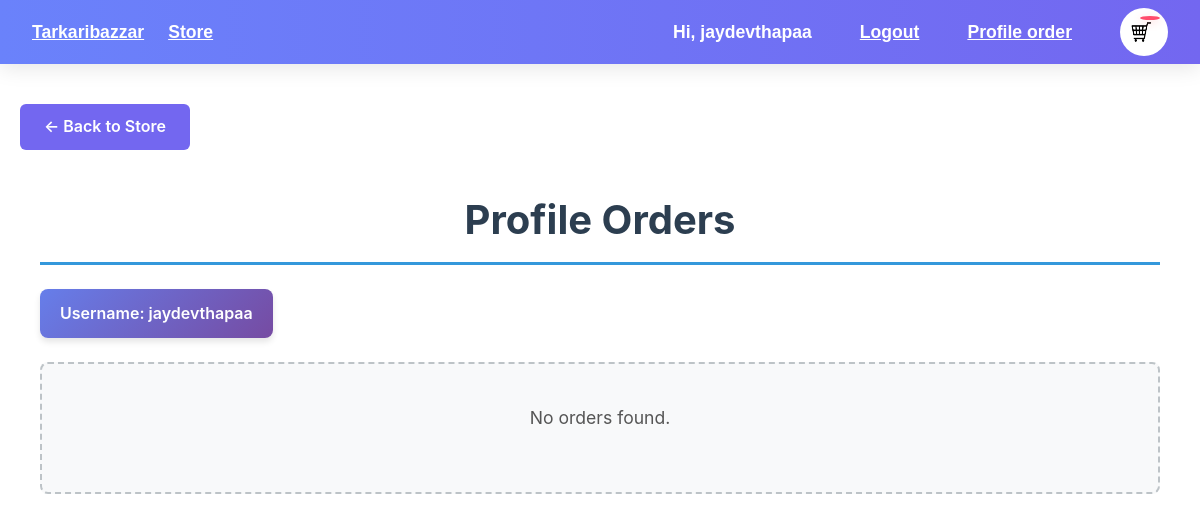
Before: /profile/ (signed in) with the older database file.
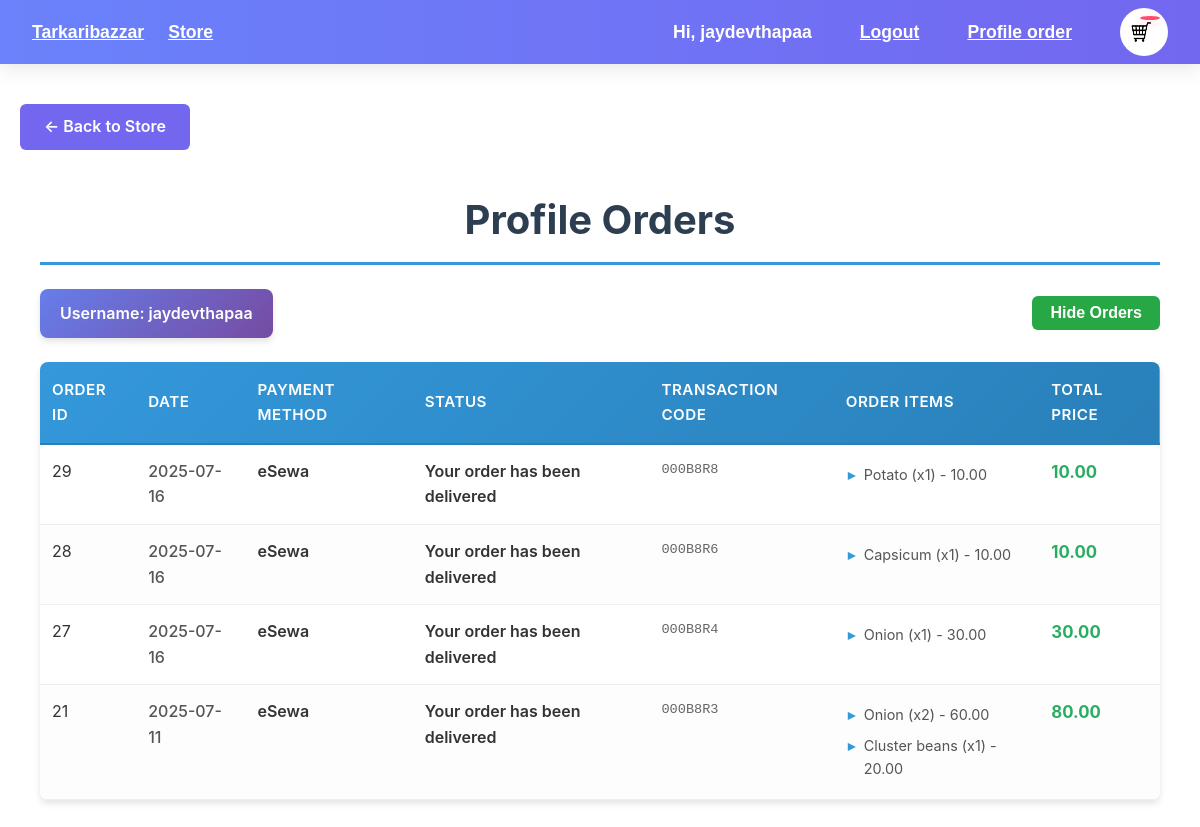
After: the same page with the newer database file.
### store/models.py (models this page shows, shortened)
class Order(models.Model):
    customer = models.ForeignKey(Customer, on_delete=models.SET_NULL, blank=True, null=True)
    date_orderd = models.DateTimeField(auto_now_add=True)
    complete = models.BooleanField(default=False, null=True, blank=False)
    transaction_id = models.CharField(max_length=100, null=True, blank=True)
    ref_id = models.CharField(max_length=100, null=True, blank=True)
    payment_status = models.CharField(max_length=20, default='pending', choices=[
        ('pending', 'Pending'),
        ('processing', 'Processing'),
        ('shipped', 'Shipped'),
        ('delivered', 'Delivered'),
        ('completed', 'Completed'),
        ('failed', 'Failed'),
        ('cancelled', 'Cancelled'),
    ])
    payment_error = models.TextField(null=True, blank=True)
    esewa_payment_id = models.CharField(max_length=100, null=True, blank=True)
    esewa_merchant_id = models.CharField(max_length=100, null=True, blank=True)
    payment_method = models.CharField(max_length=20, default='esewa', choices=[
        ('esewa', 'eSewa'),
        ('cod', 'Cash on Delivery'),
    ])
    @property
    def get_cart_total(self):
        orderitems = self.orderitem_set.all()
        total = sum([item.get_total for item in orderitems])
        return total

class OrderItem(models.Model):
    product=models.ForeignKey(Product,on_delete=models.SET_NULL,blank=True,null=True)
    order=models.ForeignKey(Order,on_delete=models.SET_NULL,blank=True,null=True)
    quantity=models.IntegerField(default=0,null=True,blank=True)
    date_added=models.DateTimeField(auto_now_add=True)
    @property
    def get_total(self):
        if self.product is None:
            return 0
        total = self.product.price * self.quantity
        return total

class Product(models.Model):
    name= models.CharField(max_length=100, null=True)
    price = models.DecimalField(max_digits=10, decimal_places=2, default=0.00)
    digital=models.BooleanField(default=False, null=True, blank=False)
    image=models.ImageField(null=True,blank=True)
    about_products = models.TextField(null=True, blank=True, help_text='Brief introduction about the product')

### store/views.py (the view)
# urls.py: path('profile/', views.profile, name='profile'),
@login_required
def profile(request):
    customer, _ = Customer.objects.get_or_create(user=request.user)
    orders = Order.objects.filter(customer=customer, complete=True).order_by('-date_orderd').prefetch_related('orderitem_set__product')
    return render(request, 'store/user/profile.html', {'orders': orders})

### store/templates/store/user/profile.html (shortened to what this page needs)
{% extends 'store/main.html' %}
{% block content %}
<a href="{% url 'store' %}" class="back-to-store-btn" style="display:inline-block;margin-bottom:18px;padding:10px 24px;background:#7367f0;color:#fff;border:none;border-radius:6px;font-size:1rem;font-weight:600;text-decoration:none;transition:background 0.2s;">&#8592; Back to Store</a>
<div class="profile-orders">
  <h1>Profile Orders</h1>
  <div class="profile-header">
    <div class="username-display">Username: {{ user.username }}</div>
    {% if orders %}
      <button id="toggle-orders-btn" type="button" style="margin-left: 12px; padding: 8px 18px; background: #28a745; color: #fff; border: none; border-radius: 6px; font-size: 1rem; font-weight: 600; cursor: pointer;">Hide Orders</button>
    {% endif %}
  </div>
  {% if orders %}
    <table class="orders-table" id="orders-table">
      <thead>
        <tr>
          <th>Order ID</th>
          <th>Date</th>
          <th>Payment Method</th>
          <th>Status</th>
          <th>Transaction Code</th>
          <th>Order Items</th>
          <th>Total Price</th>
        </tr>
      </thead>
      <tbody>
        {% for order in orders %}
        <tr>
          <td>{{ order.id }}</td>
          <td>{{ order.date_orderd|date:'Y-m-d' }}</td>
          <td>{{ order.get_payment_method_display }}</td>
          <td>
            {% if order.get_payment_status_display == 'Delivered' %}
              <span class="delivered-message">Your order has been delivered</span>
            {% else %}
              {{ order.get_payment_status_display }}
            {% endif %}
          </td>
          <td>{{ order.transaction_id|default:'-' }}</td>
          <td>
            <ul class="order-items-list">
              {% for item in order.orderitem_set.all %}
                {% if item.product and item.quantity > 0 %}
                  <li>{{ item.product.name }} (x{{ item.quantity }}) - {{ item.get_total }}</li>
                {% endif %}
              {% empty %}
                <li>No items</li>
              {% endfor %}
            </ul>
          </td>
          <td>{{ order.get_cart_total }}</td>
        </tr>
        {% endfor %}
      </tbody>
    </table>
  {% else %}
    <div class="no-orders-message">
      <p>No orders found.</p>
    </div>
  {% endif %}
</div>
{% endblock content %}

Changed rows visible on the page:
added Order: id "29", date_orderd "2025-07-16", payment_method "eSewa", payment_status "Your order has been delivered", transaction_id "000B8R8", get_cart_total "10.00"
added OrderItem: product.name "Potato", quantity "1", get_total "10.00", shown under "29"
added Order: id "28", date_orderd "2025-07-16", payment_method "eSewa", payment_status "Your order has been delivered", transaction_id "000B8R6", get_cart_total "10.00"
added OrderItem: product.name "Capsicum", quantity "1", get_total "10.00", shown under "28"
added Order: id "27", date_orderd "2025-07-16", payment_method "eSewa", payment_status "Your order has been delivered", transaction_id "000B8R4", get_cart_total "30.00"
added OrderItem: product.name "Onion", quantity "1", get_total "30.00", shown under "27"
now on this page (row edited): Order: id "21", date_orderd "2025-07-11", payment_method "eSewa", payment_status "Your order has been delivered", transaction_id "000B8R3", get_cart_total "80.00"
now on this page (row edited): OrderItem: product.name "Onion", quantity "2", get_total "60.00", shown under "21"
added OrderItem: product.name "Cluster beans", quantity "1", get_total "20.00", shown under "21"
Other visible differences:
text no longer shown: "No orders found."
text now shown: "Hide Orders ORDER ID DATE PAYMENT METHOD STATUS TRANSACTION CODE ORDER ITEMS TOTAL PRICE"
